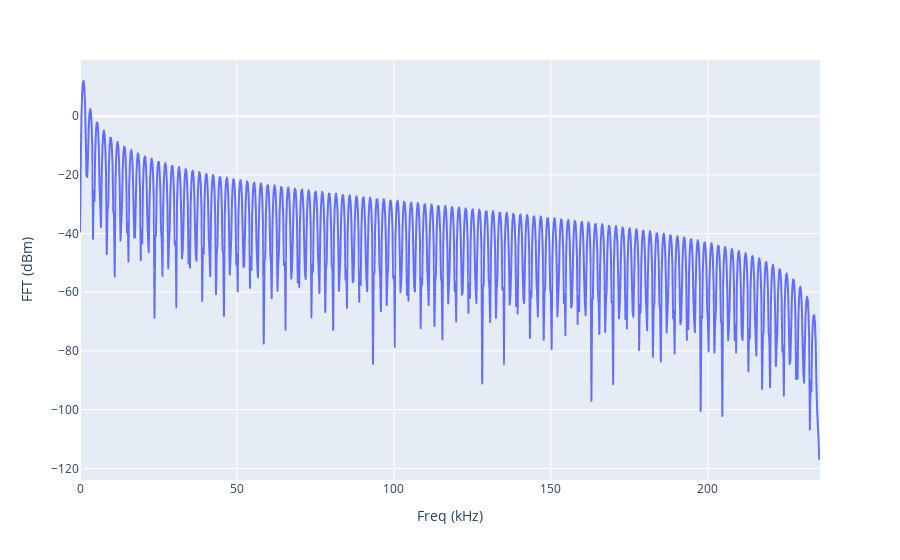

The notebook cell saved with this chart:
### Code cell
# Plot Square Wave FFT Full Data
squareFFT = pd.read_csv("lab1_squareFFTtraces.csv", skiprows=7, sep=", ")
squareFFT['Freq (kHz)'] = squareFFT['Freq (Hz)'] * 10**5

fig = px.line(squareFFT, x='Freq (kHz)', y='FFT (dBm)')
fig.show()

### Figure 1 — Plotly figure (JSON) as saved in the notebook; plotly's stock layout.template omitted (floating-point values rounded to 4 significant figures; data arrays with more than 128 entries replaced by an {"elided": "..."} marker saying what was removed)
{"data": [{"hovertemplate": "Freq (kHz)=%{x}<br>FFT (dBm)=%{y}<extra></extra>", "legendgroup": "", "line": {"color": "#636efa", "dash": "solid"}, "marker": {"symbol": "circle"}, "mode": "lines", "name": "", "showlegend": false, "type": "scattergl", "x": {"elided": "1024 float values"}, "xaxis": "x", "y": {"elided": "1024 float values"}, "yaxis": "y"}], "layout": {"legend": {"tracegroupgap": 0}, "margin": {"t": 60}, "xaxis": {"anchor": "y", "domain": [0, 1], "title": {"text": "Freq (kHz)"}}, "yaxis": {"anchor": "x", "domain": [0, 1], "title": {"text": "FFT (dBm)"}}}}
